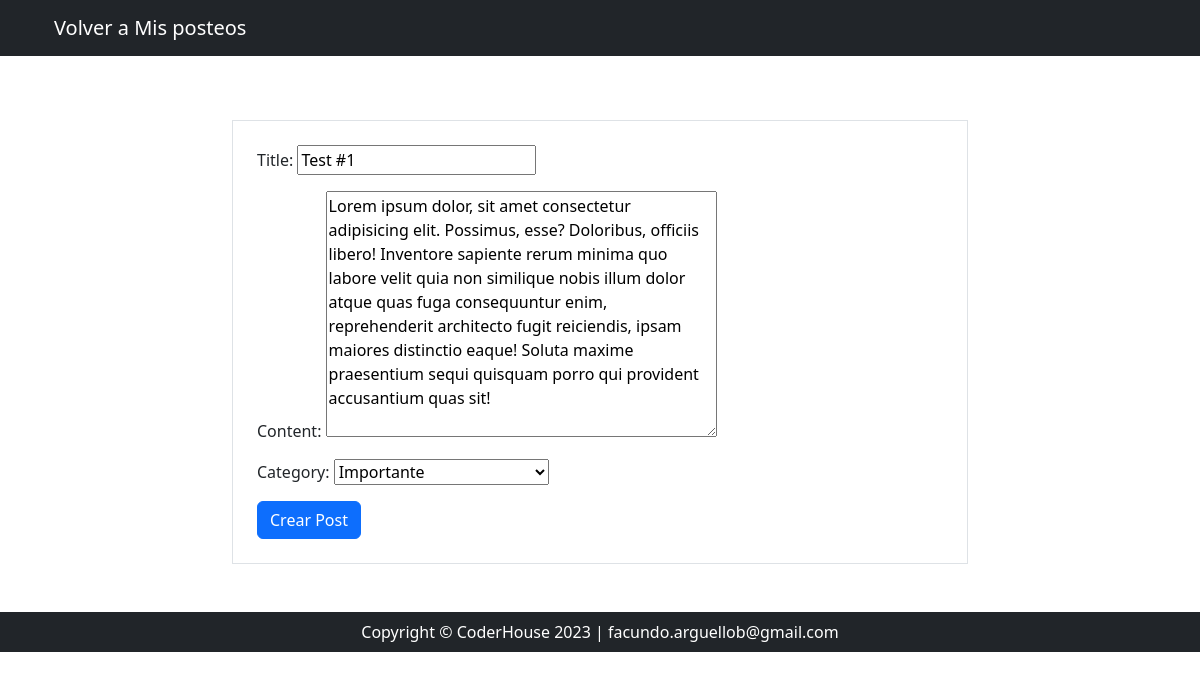
The app's page /editPost/24 (signed in) with its own data.
### Blog/models.py (models this page shows, shortened)
class Post(models.Model):
    author = models.ForeignKey(User, on_delete=models.CASCADE)
    title = models.CharField(max_length=200)
    content = models.TextField()
    date_pub = models.DateTimeField(default=now)
    category = models.ForeignKey(Category, on_delete=models.SET_NULL, null=True)

### Blog/views.py (the view)
# urls.py: path('editPost/<int:pk>', PostUpdateView.as_view(), name='editPost'),
class PostUpdateView(LoginRequiredMixin,UpdateView):
    model = Post
    template_name = 'editPost.html'
    form_class = PostForm
    success_url = reverse_lazy('myPosts')

### Blog/forms.py
class PostForm(forms.ModelForm):
    class Meta:
        model = Post
        fields = ['title', 'content', 'category']

### Blog/models.py (called while the page is built)
    def __str__(self):
        return self.name

### Blog/templates/editPost.html (shortened to what this page needs)
{% extends 'myPosts.html' %}
{% load static %}
{% block navbar %}
<nav class="navbar navbar-expand-lg navbar-dark bg-dark fixed-top" id="mainNav">
  <div class="container px-4">
    <a class="navbar-brand" href="{% url 'myPosts' %}">Volver a Mis posteos</a>
  </div>
</nav>
{% endblock navbar %}
{% block content %}
    <section class="py-5">
        <div class="container">
            <div class="row justify-content-center">
                <div class="col-md-8">
                    <form method="post" class="border p-4">
                        <div class="mb-3">
                            {{ form.title.label_tag }}
                            {{ form.title }}
                        </div>
                        <div class="mb-3">
                            {{ form.content.label_tag }}
                            {{ form.content }}
                        </div>
                        <div class="mb-3">
                            {{ form.category.label_tag }}
                            {{ form.category}}
                        </div>
                        <button type="submit" class="btn btn-primary">Crear Post</button>
                    </form>
                </div>
            </div>
        </div>
    </section>
{% endblock content %}

### records on screen
Post: title "Test #1", content "Lorem ipsum dolor, sit amet consectetur adipisicing elit. Possimus, esse? Doloribus, officiis libero! Inventore sapiente rerum minima quo labore velit quia non similique nobis illum dolor atque quas fuga consequuntur enim, reprehenderit architecto fugit reiciendis, ipsam maiores distinctio eaque! Soluta maxime praesentium sequi quisquam porro qui provident accusantium quas sit!", category "Importante"
